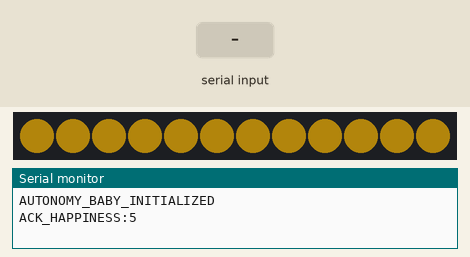
The sketch below on a simulated Arduino Uno, built with avr-gcc and run on an emulated ATmega328P. On the bench: 12 RGB LEDs in strip order, left to right, the last lines printed to the serial monitor. The inputs (shaded band) are chosen by the test bench. Dim RGB values are drawn brighter than linear; random numbers use the default seed unless the sketch sets one.

Above: at 1.2 s.
1.3 s: "V:0\n" received over Serial
At 1.49 s:
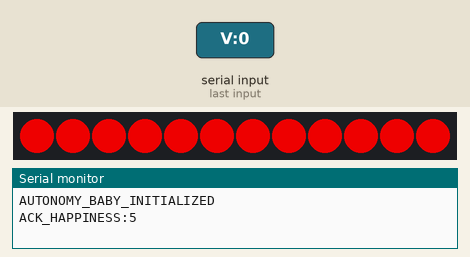
3.2 s: "PULSE:consensus\n" received over Serial
At 3.61 s:
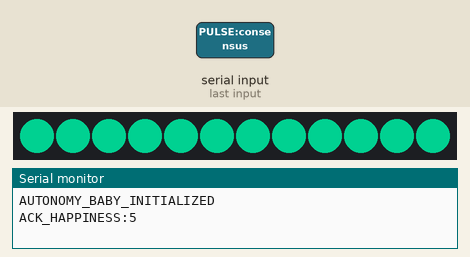
6.2 s: "H:7\n" received over Serial
At 6.61 s:
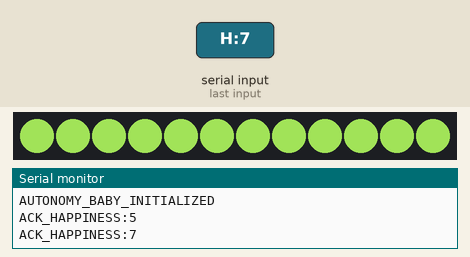
8.4 s: "TEST:\n" received over Serial
At 8.6 s:
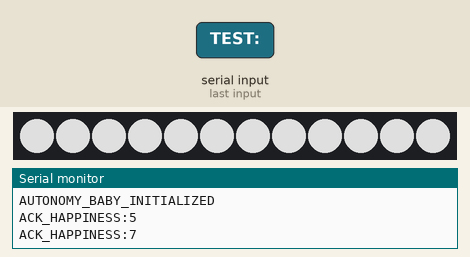
9.9 s: "RESET\n" received over Serial
At 10.62 s:
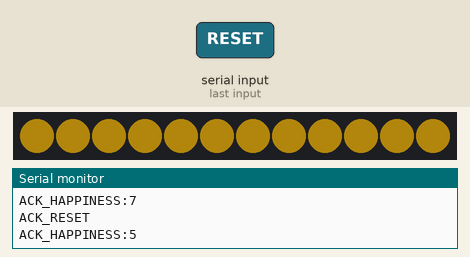
Timing chart, 0 to 12.7 s (numbered marks = the images above; inputs shaded):
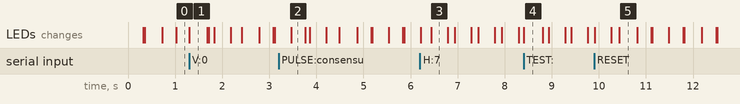

The sketch:

AutonomyBaby.ino
```cpp
/* ==============================================================================
   AUTONOMY BABY - ARDUINO / ESP32 LED CONTROLLER
   Exhibition: "Reimagining Autonomy" (Society 5.0 Festival)

   Controls the internal biometric lighting inside the paper-mache baby.
   Receives Serial commands from local_hub.js via USB (9600 baud):
     - "HAPPINESS:X\n" or "H:X\n" -> Set happiness level (0 to 10)
     - "V:1\n" or "PULSE:consensus\n" -> Unanimous agreement harmonic wave
     - "V:0\n" or "PULSE:conflict\n"  -> Disagreement distress glitch flash
     - "RESET\n"                      -> Reset to baseline neutral 5
     - "TEST:<COLOR>\n"               -> Diagnostic test (RED, GREEN, YELLOW, CYAN)

   Visual Feedback Behavior:
     - Happiness 10 (Calm):    Smooth green/cyan pulsing (slow, peaceful breathing)
     - Happiness 5  (Neutral): Soft warm yellow pulsing (steady biomimetic heartbeat)
     - Happiness 0  (Distress): Rapid red/glitch pulsing (erratic tachycardic distress)
   ============================================================================== */

// Set to 1 for WS2812B / NeoPixel addressable strip, or 0 for standard analog RGB LED
#define USE_NEOPIXEL 1

#if USE_NEOPIXEL
  #include <Adafruit_NeoPixel.h>
  #define LED_PIN      6
  #define NUM_LEDS     12   // Adjust to match your strip length inside the baby
  #define BRIGHTNESS   200  // 0 (off) to 255 (maximum brightness)
  Adafruit_NeoPixel strip(NUM_LEDS, LED_PIN, NEO_GRB + NEO_KHZ800);
#else
  // Standard 4-pin RGB LED fallback (PWM pins)
  #define PIN_RED      9
  #define PIN_GREEN    10
  #define PIN_BLUE     11
  // Set to 1 for Common Anode LED, 0 for Common Cathode LED
  #define COMMON_ANODE 0
#endif

// --- State Variables ---
int currentHappiness = 5;       // 0 (crisis distress) to 10 (optimal equilibrium)
float pulsePhase = 0.0;
unsigned long lastLoopTime = 0;
bool isFlashing = false;

// Color structure
struct ColorRGB {
  byte r;
  byte g;
  byte b;
};

// Continuous color gradient based on happiness (0 to 10)
// 0: Critical Distress Red       (255, 0, 0)
// 5: Warm Equilibrium Yellow    (255, 190, 20)
// 10: Tranquil Green/Cyan Bliss (0, 255, 180)
ColorRGB calculateHappinessColor(int h) {
  h = constrain(h, 0, 10);
  ColorRGB col;

  if (h <= 5) {
    float ratio = (float)h / 5.0; // 0.0 at h=0, 1.0 at h=5
    col.r = 255;
    col.g = (byte)(ratio * 190.0);
    col.b = (byte)(ratio * 20.0);
  } else {
    float ratio = (float)(h - 5) / 5.0; // 0.0 at h=5, 1.0 at h=10
    col.r = (byte)(255.0 - (ratio * 255.0));
    col.g = (byte)(190.0 + (ratio * 65.0));
    col.b = (byte)(20.0  + (ratio * 160.0));
  }

  return col;
}

// Low-level hardware color output
void writeHardwareColor(byte r, byte g, byte b) {
#if USE_NEOPIXEL
  for (int i = 0; i < NUM_LEDS; i++) {
    strip.setPixelColor(i, strip.Color(r, g, b));
  }
  strip.show();
#else
  if (COMMON_ANODE) {
    analogWrite(PIN_RED,   255 - r);
    analogWrite(PIN_GREEN, 255 - g);
    analogWrite(PIN_BLUE,  255 - b);
  } else {
    analogWrite(PIN_RED,   r);
    analogWrite(PIN_GREEN, g);
    analogWrite(PIN_BLUE,  b);
  }
#endif
}

// Function forward declarations
void handleCommand(String cmd);
void triggerConsensusWave();
void triggerConflictGlitch();

// --- Setup ---
void setup() {
  Serial.begin(9600);
  randomSeed(analogRead(0));

#if USE_NEOPIXEL
  strip.begin();
  strip.setBrightness(BRIGHTNESS);
  strip.show();
#else
  pinMode(PIN_RED, OUTPUT);
  pinMode(PIN_GREEN, OUTPUT);
  pinMode(PIN_BLUE, OUTPUT);
#endif

  // Initial neutral lighting
  ColorRGB initColor = calculateHappinessColor(currentHappiness);
  writeHardwareColor(initColor.r, initColor.g, initColor.b);

  Serial.println("AUTONOMY_BABY_INITIALIZED");
  Serial.print("ACK_HAPPINESS:");
  Serial.println(currentHappiness);
}

// --- Main Loop ---
void loop() {
  // 1. Process Serial Commands from local_hub.js
  while (Serial.available() > 0) {
    String cmd = Serial.readStringUntil('\n');
    cmd.trim();
    if (cmd.length() > 0) {
      handleCommand(cmd);
    }
  }

  if (isFlashing) return;

  // 2. Dynamic Heartbeat & Breathing Rhythm Animation
  unsigned long now = millis();
  if (now - lastLoopTime >= 25) { // ~40 FPS animation loop
    float delta = (now - lastLoopTime) / 1000.0;
    lastLoopTime = now;

    // Pulsing rate scales inversely with happiness:
    // Happiness 10 -> Slow, deep, calm breathing (~0.35 Hz = ~21 breaths/min)
    // Happiness 5  -> Steady rhythmic heartbeat (~1.0 Hz = ~60 bpm)
    // Happiness 0  -> Rapid, tachycardic agitation (~2.6 Hz = ~156 bpm)
    float frequency = 0.35 + ((10.0 - (float)currentHappiness) * 0.22);
    pulsePhase += frequency * 6.28318 * delta;
    if (pulsePhase > 6.28318) pulsePhase -= 6.28318;

    // Intensity profile:
    // At high happiness: gentle, smooth sinusoidal breathing
    // At low happiness: sharp, irregular cardiac palpitations with random twitch
    float intensity = 0.0;

    if (currentHappiness >= 7) {
      // Gentle sine curve: 0.40 to 1.00
      intensity = 0.40 + (0.60 * ((sin(pulsePhase) + 1.0) / 2.0));
    } else if (currentHappiness >= 3) {
      // Natural cardiac beat (dual peak)
      float s = sin(pulsePhase);
      float beat = (s > 0) ? pow(s, 2.5) : 0.0;
      intensity = 0.30 + (0.70 * beat);
    } else {
      // Distress tachycardia with micro-glitch jitters
      float s = sin(pulsePhase);
      float beat = (s > 0) ? pow(s, 4.0) : 0.0;
      intensity = 0.20 + (0.80 * beat);

      // Random distress flicker (1 in 8 chance per cycle)
      if (random(0, 100) < 12) {
        intensity = intensity * ((float)random(20, 80) / 100.0);
      }
    }

    ColorRGB base = calculateHappinessColor(currentHappiness);
    writeHardwareColor(
      (byte)(base.r * intensity),
      (byte)(base.g * intensity),
      (byte)(base.b * intensity)
    );
  }
}

// --- Command Parser ---
void handleCommand(String cmd) {
  // Happiness updates: "HAPPINESS:7" or "H:7"
  if (cmd.startsWith("HAPPINESS:") || cmd.startsWith("H:")) {
    int colonIdx = cmd.indexOf(':');
    int val = cmd.substring(colonIdx + 1).toInt();
    currentHappiness = constrain(val, 0, 10);
    Serial.print("ACK_HAPPINESS:");
    Serial.println(currentHappiness);
  }
  // Consensus / Conflict flash triggers
  else if (cmd == "V:1" || cmd == "PULSE:consensus") {
    triggerConsensusWave();
  }
  else if (cmd == "V:0" || cmd == "PULSE:conflict") {
    triggerConflictGlitch();
  }
  // Reset command
  else if (cmd == "RESET") {
    currentHappiness = 5;
    Serial.println("ACK_RESET");
    Serial.print("ACK_HAPPINESS:");
    Serial.println(currentHappiness);
  }
  // Diagnostic test commands: "TEST:CYAN", "TEST:YELLOW", "TEST:RED", "TEST:GREEN"
  else if (cmd.startsWith("TEST:")) {
    String colorName = cmd.substring(5);
    colorName.toUpperCase();
    if (colorName == "RED")         writeHardwareColor(255, 0, 0);
    else if (colorName == "GREEN")  writeHardwareColor(0, 255, 100);
    else if (colorName == "CYAN")   writeHardwareColor(0, 255, 200);
    else if (colorName == "YELLOW") writeHardwareColor(255, 190, 20);
    else writeHardwareColor(200, 200, 200);
    delay(400);
  }
}

// --- Consensus Swell: Warm, soothing emerald harmonic wave ---
void triggerConsensusWave() {
  isFlashing = true;
  for (int cycle = 0; cycle < 2; cycle++) {
    // Swell to bright emerald cyan
    for (int b = 40; b <= 255; b += 25) {
      writeHardwareColor(0, b, (byte)(b * 0.7));
      delay(18);
    }
    // Gentle release
    for (int b = 255; b >= 60; b -= 25) {
      writeHardwareColor(0, b, (byte)(b * 0.7));
      delay(18);
    }
  }
  isFlashing = false;
}

// --- Conflict Glitch: Sudden, alarming electric red stutter ---
void triggerConflictGlitch() {
  isFlashing = true;
  for (int i = 0; i < 5; i++) {
    writeHardwareColor(255, 0, 0);     // Sharp crimson flash
    delay(45);
    writeHardwareColor(0, 0, 0);       // Dark void
    delay(35);
  }
  // Lingering embers of alarm
  writeHardwareColor(180, 20, 0);
  delay(120);
  isFlashing = false;
}
```

Measured:
- what the display in image 4 shows lasts 0.4 s, from 8.4 s to 8.8 s
